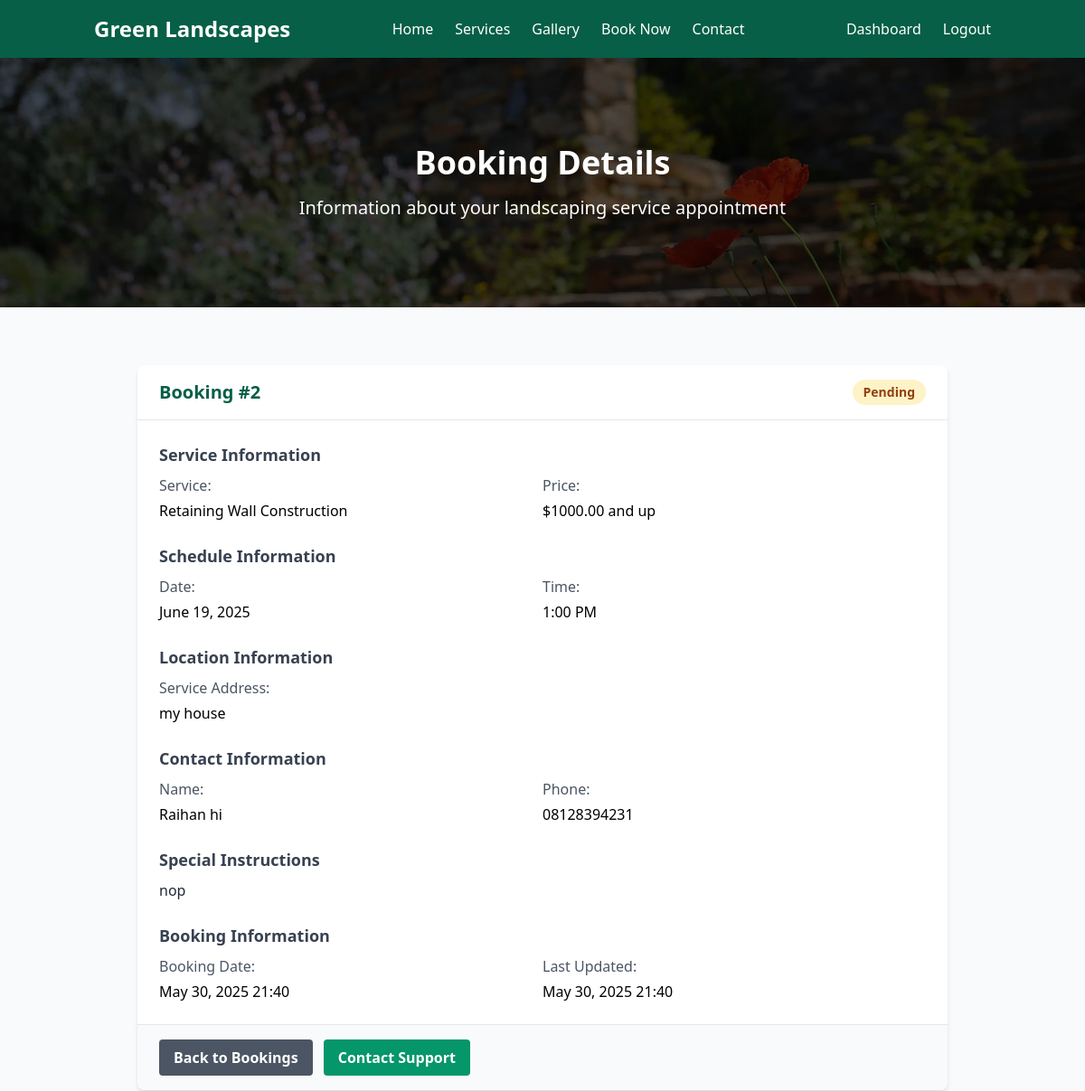
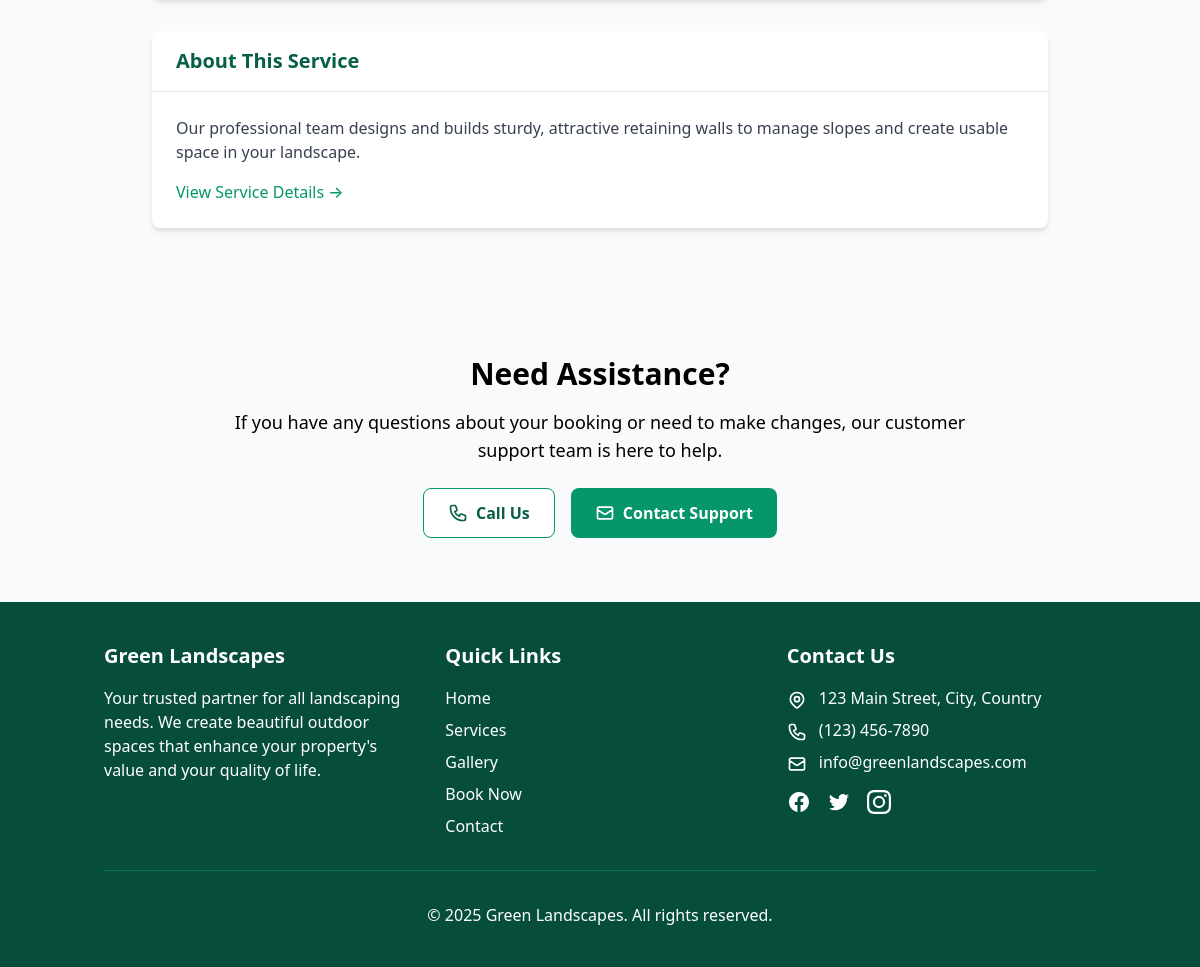
The app's page /bookings/detail/2/ (signed in) with its own data (2 pictures, top to bottom).
### bookings/models.py (models this page shows, shortened)
class Booking(models.Model):
    user = models.ForeignKey(settings.AUTH_USER_MODEL, on_delete=models.CASCADE, related_name='bookings')
    service = models.ForeignKey(Service, on_delete=models.CASCADE, related_name='bookings')
    date = models.DateField()
    time_slot = models.ForeignKey(BookingTimeSlot, on_delete=models.CASCADE, related_name='bookings')
    status = models.ForeignKey(BookingStatus, on_delete=models.CASCADE, default=1)  # Default to 'Pending'
    special_instructions = models.TextField(blank=True, null=True)
    address = models.TextField(blank=True, null=True, help_text="If different from your account address")
    phone = models.CharField(max_length=15, blank=True, null=True, help_text="If different from your account phone")
    created_at = models.DateTimeField(auto_now_add=True)
    updated_at = models.DateTimeField(auto_now=True)
    class Meta:
        ordering = ['-date', '-time_slot__start_time']
        unique_together = ['date', 'time_slot']

class BookingStatus(models.Model):
    BOOKING_STATUS_CHOICES = [
        ('pending', 'Pending'),
        ('confirmed', 'Confirmed'),
        ('in_progress', 'In Progress'),
        ('completed', 'Completed'),
        ('cancelled', 'Cancelled'),
    ]
    name = models.CharField(max_length=20, choices=BOOKING_STATUS_CHOICES, unique=True)
    description = models.TextField(blank=True)
    def __str__(self):
        return self.get_name_display()
    class Meta:
        verbose_name_plural = "Booking Statuses"

class BookingTimeSlot(models.Model):
    TIME_CHOICES = [
        ('08:00', '8:00 AM'),
        ('09:00', '9:00 AM'),
        ('10:00', '10:00 AM'),
        ('11:00', '11:00 AM'),
        ('12:00', '12:00 PM'),
        ('13:00', '1:00 PM'),
        ('14:00', '2:00 PM'),
        ('15:00', '3:00 PM'),
        ('16:00', '4:00 PM'),
        ('17:00', '5:00 PM'),
    ]
    start_time = models.CharField(max_length=5, choices=TIME_CHOICES)
    is_available = models.BooleanField(default=True)
    def __str__(self):
        return self.get_start_time_display()

### services/models.py (models this page shows, shortened)
class Service(models.Model):
    category = models.ForeignKey(ServiceCategory, on_delete=models.CASCADE, related_name='services')
    name = models.CharField(max_length=200)
    description = models.TextField()
    short_description = models.CharField(max_length=255, blank=True)
    price = models.DecimalField(max_digits=10, decimal_places=2, blank=True, null=True, help_text="Leave blank if price varies")
    price_suffix = models.CharField(max_length=20, blank=True, help_text="e.g. 'per hour', 'per visit'")
    image = models.ImageField(upload_to=get_upload_path, blank=True, null=True)
    slug = models.SlugField(max_length=220, unique=True, blank=True)
    is_featured = models.BooleanField(default=False)
    created_at = models.DateTimeField(auto_now_add=True)
    updated_at = models.DateTimeField(auto_now=True)

### bookings/views.py (the view)
# urls.py: path('detail/<int:pk>/', views.BookingDetailView.as_view(), name='booking_detail'),
class BookingDetailView(LoginRequiredMixin, DetailView):
    model = Booking
    template_name = 'bookings/booking_detail.html'
    context_object_name = 'booking'
    def get_queryset(self):
        return Booking.objects.filter(user=self.request.user)

### templates/bookings/booking_detail.html (shortened to what this page needs)
{% extends 'base.html' %}
{% load static %}
{% block content %}
<section class="relative text-white py-24 bg-cover bg-center bg-no-repeat" style="background-image: linear-gradient(rgba(0, 0, 0, 0.7), rgba(0, 0, 0, 0.7)), url('{% static 'images/cover2.webp' %}')">
    <div class="absolute inset-0 bg-black/40"></div>
    <div class="container mx-auto px-4 text-center relative z-10">
        <h1 class="text-4xl font-bold mb-4">Booking Details</h1>
        <p class="text-xl max-w-3xl mx-auto">Information about your landscaping service appointment</p>
    </div>
</section>
<section class="py-16">
    <div class="container mx-auto px-4">
        <div class="max-w-4xl mx-auto">
            <div class="bg-white rounded-lg shadow-md overflow-hidden mb-8">
                <div class="border-b border-gray-200">
                    <div class="px-6 py-4 flex justify-between items-center">
                        <h2 class="text-xl font-bold text-green-800">Booking #{{ booking.id }}</h2>
                        <span class="px-3 py-1 inline-flex text-sm font-semibold rounded-full
                            {% if booking.status.name == 'pending' %}bg-yellow-100 text-yellow-800
                            {% elif booking.status.name == 'confirmed' %}bg-green-100 text-green-800
                            {% elif booking.status.name == 'in_progress' %}bg-blue-100 text-blue-800
                            {% elif booking.status.name == 'completed' %}bg-green-100 text-green-800
                            {% elif booking.status.name == 'cancelled' %}bg-red-100 text-red-800
                            {% else %}bg-gray-100 text-gray-800{% endif %}">
                            {{ booking.status }}
                        </span>
                    </div>
                </div>
                <div class="p-6">
                    <div class="mb-6">
                        <h3 class="text-lg font-bold mb-2 text-gray-700">Service Information</h3>
                        <div class="flex flex-wrap">
                            <div class="w-full md:w-1/2 mb-4 md:mb-0">
                                <p class="text-gray-600 mb-1">Service:</p>
                                <p class="font-medium">{{ booking.service.name }}</p>
                            </div>
                            <div class="w-full md:w-1/2">
                                <p class="text-gray-600 mb-1">Price:</p>
                                <p class="font-medium">
                                    {% if booking.service.price %}
                                        ${{ booking.service.price }} {{ booking.service.price_suffix }}
                                    {% else %}
                                        Contact for pricing
                                    {% endif %}
                                </p>
                            </div>
                        </div>
                    </div>
                    <div class="mb-6">
                        <h3 class="text-lg font-bold mb-2 text-gray-700">Schedule Information</h3>
                        <div class="flex flex-wrap">
                            <div class="w-full md:w-1/2 mb-4 md:mb-0">
                                <p class="text-gray-600 mb-1">Date:</p>
                                <p class="font-medium">{{ booking.date|date:"F j, Y" }}</p>
                            </div>
                            <div class="w-full md:w-1/2">
                                <p class="text-gray-600 mb-1">Time:</p>
                                <p class="font-medium">{{ booking.time_slot }}</p>
                            </div>
                        </div>
                    </div>
                    <div class="mb-6">
                        <h3 class="text-lg font-bold mb-2 text-gray-700">Location Information</h3>
                        <div class="flex flex-wrap">
                            <div class="w-full">
                                <p class="text-gray-600 mb-1">Service Address:</p>
                                <p class="font-medium">
                                    {% if booking.address %}
                                        {{ booking.address }}
                                    {% else %}
                                        {{ user.profile.address }}, {{ user.profile.city }}, {{ user.profile.state }} {{ user.profile.zip_code }}
                                    {% endif %}
                                </p>
                            </div>
                        </div>
                    </div>
                    <div class="mb-6">
                        <h3 class="text-lg font-bold mb-2 text-gray-700">Contact Information</h3>
                        <div class="flex flex-wrap">
                            <div class="w-full md:w-1/2 mb-4 md:mb-0">
                                <p class="text-gray-600 mb-1">Name:</p>
                                <p class="font-medium">{{ user.first_name }} {{ user.last_name }}</p>
                            </div>
                            <div class="w-full md:w-1/2">
                                <p class="text-gray-600 mb-1">Phone:</p>
                                <p class="font-medium">
                                    {% if booking.phone %}
                                        {{ booking.phone }}
                                    {% else %}
                                        {{ user.profile.phone }}
                                    {% endif %}
                                </p>
                            </div>
                        </div>
                    </div>
                    {% if booking.special_instructions %}
                    <div class="mb-6">
                        <h3 class="text-lg font-bold mb-2 text-gray-700">Special Instructions</h3>
                        <p class="text-gray-800">{{ booking.special_instructions }}</p>
                    </div>
                    {% endif %}
                    <div>
                        <h3 class="text-lg font-bold mb-2 text-gray-700">Booking Information</h3>
                        <div class="flex flex-wrap">
                            <div class="w-full md:w-1/2 mb-4 md:mb-0">
                                <p class="text-gray-600 mb-1">Booking Date:</p>
                                <p class="font-medium">{{ booking.created_at|date:"F j, Y H:i" }}</p>
                            </div>
                            <div class="w-full md:w-1/2">
                                <p class="text-gray-600 mb-1">Last Updated:</p>
                                <p class="font-medium">{{ booking.updated_at|date:"F j, Y H:i" }}</p>
                            </div>
                        </div>
                    </div>
                </div>
                <div class="px-6 py-4 bg-gray-50 border-t border-gray-200">
                    <div class="flex flex-wrap gap-3">
                        <a href="{% url 'bookings:booking_list' %}" class="inline-block bg-gray-600 hover:bg-gray-700 text-white font-bold py-2 px-4 rounded transition duration-300">
                            Back to Bookings
                        </a>
                        <a href="{% url 'core:contact' %}" class="inline-block bg-green-600 hover:bg-green-700 text-white font-bold py-2 px-4 rounded transition duration-300">
                            Contact Support
                        </a>
                    </div>
                </div>
            </div>
            <div class="bg-white rounded-lg shadow-md overflow-hidden">
                <div class="px-6 py-4 border-b border-gray-200">
                    <h2 class="text-xl font-bold text-green-800">About This Service</h2>
                </div>
                <div class="p-6">
                    <p class="text-gray-700 mb-4">{{ booking.service.description }}</p>
                    <a href="{% url 'services:service_detail' booking.service.slug %}" class="text-green-600 hover:text-green-800 font-medium">
                        View Service Details →
                    </a>
                </div>
            </div>
        </div>
    </div>
</section>
<section class="py-16 bg-gray-50">
    <div class="container mx-auto px-4 text-center">
        <h2 class="text-3xl font-bold mb-4">Need Assistance?</h2>
        <p class="text-lg mb-6 max-w-3xl mx-auto">If you have any questions about your booking or need to make changes, our customer support team is here to help.</p>
        <div class="flex flex-wrap justify-center gap-4">
            <a href="tel:+1234567890" class="inline-flex items-center bg-white hover:bg-gray-100 text-green-800 font-bold py-3 px-6 rounded-lg border border-green-600 transition duration-300">
                Call Us
            </a>
            <a href="{% url 'core:contact' %}" class="inline-flex items-center bg-green-600 hover:bg-green-700 text-white font-bold py-3 px-6 rounded-lg transition duration-300">
                <svg class="h-5 w-5 mr-2" fill="none" stroke="currentColor" viewBox="0 0 24 24" xmlns="http://www.w3.org/2000/svg">
                    <path stroke-linecap="round" stroke-linejoin="round" stroke-width="2" d="M3 8l7.89 5.26a2 2 0 002.22 0L21 8M5 19h14a2 2 0 002-2V7a2 2 0 00-2-2H5a2 2 0 00-2 2v10a2 2 0 002 2z"></path>
                </svg>
                Contact Support
            </a>
        </div>
    </div>
</section>
{% endblock %}

### records on screen
Booking: id "2", status "Pending", service.name "Retaining Wall Construction", service.price "1000.00", service.price_suffix "and up", date "June 19, 2025", time_slot "1:00 PM", address "my house", phone "08128394231", special_instructions "nop", created_at "May 30, 2025 21:40", updated_at "May 30, 2025 21:40", service.description "Our professional team designs and builds sturdy, attractive retaining walls to manage slopes and create usable space in your landscape."

### other values on screen
{{ user.first_name }} "Raihan"
{{ user.last_name }} "hi"
